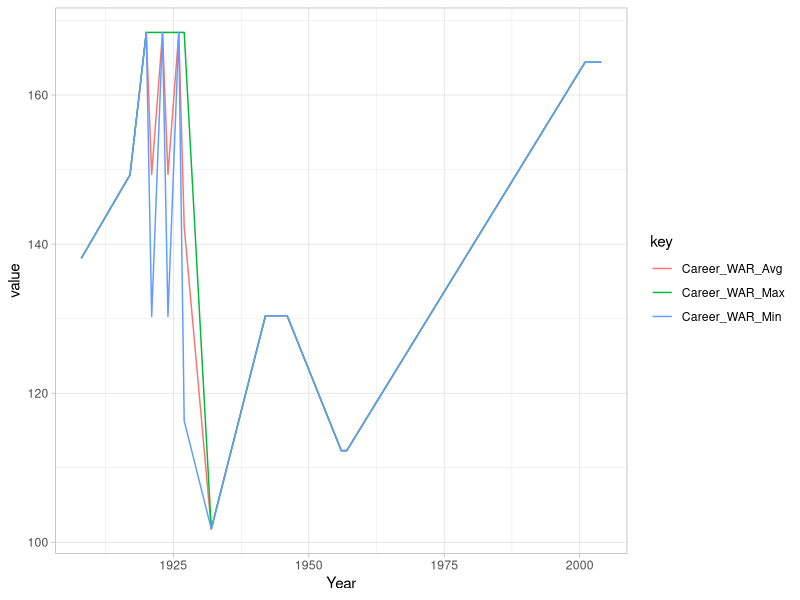
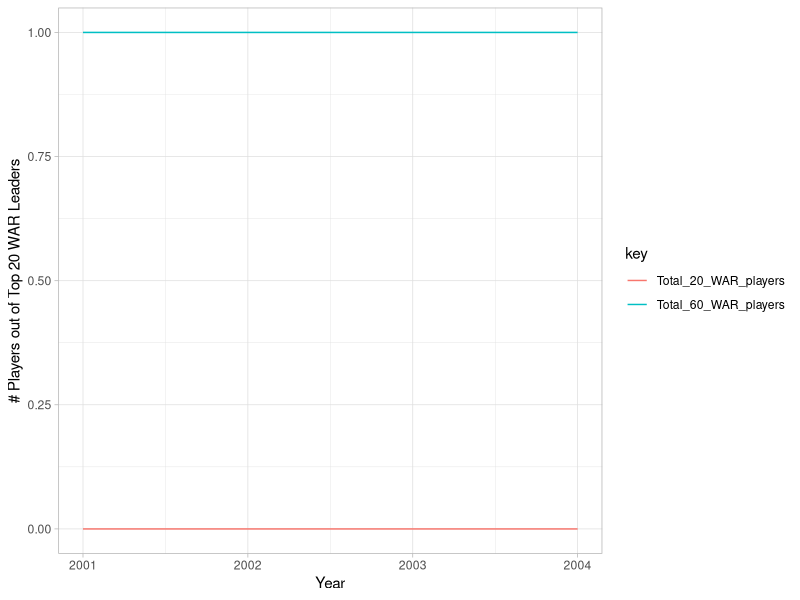

Here is the R script that generated these plots, in order:
## ---- chunk 1
# Libraries
library(tidyverse)

# Import data
season <- read.csv("../data/all_qualified_batter_seasons_fangraphs.csv", stringsAsFactors = FALSE)
colnames(season)[1] <- "Year"

career <- read.csv("../data/career_war_200_PA_min_fangraphs.csv", stringsAsFactors = FALSE)
colnames(career)[1] <- "Name"
## ---- chunk 2
# Create binary variable denoting players with greater than 50 career war
career <- career %>% select(Name, G, PA, WAR, playerid) %>% mutate(WAR_50_greater = ifelse(WAR >= 50, 1, 0),
                                                                   WAR_60_greater = ifelse(WAR >= 60, 1, 0),
                            WAR_20_less = ifelse(WAR <= 20, 1, 0))
colnames(career)[2:4] <- paste0(colnames(career)[2:4], "_career")

# Pick needed variables from season dataset
season <- season %>% select(Year, Team, G, PA, WAR, playerid)

# Get top 20 player-seasons per year
top_of_league <- season %>% group_by(Year) %>% group_by(WAR_rank = rank(desc(WAR))) %>% filter(WAR_rank <= 20)

# Merge top_of_league with career to add career WAR information to top_of_league dataset
top_of_league <- merge(top_of_league, career, by = "playerid", all.x = TRUE)
## ---- chunk 3
# Get metrics per year
career_metrics_by_year <- top_of_league %>% group_by(Year) %>% summarize(Career_WAR_Avg = mean(WAR_career),
                                                                         Career_WAR_Min = min(WAR_career),
                                                                         Career_WAR_Max = max(WAR_career),
                                                                         Total_50_WAR_players = sum(WAR_50_greater),
                                                                         Total_60_WAR_players = sum(WAR_60_greater),
                                                                         Total_20_WAR_players = sum(WAR_20_less)) %>% 
  filter(Year >= 1904)
# Convert to long format with tidyr for plotting
career_metrics_by_year_long <- career_metrics_by_year %>% gather(key = "key", value = "value", -Year)
## ---- chunk 4
# Visualize using ggplot
ggplot(career_metrics_by_year_long %>% filter(key %in% c("Career_WAR_Avg", "Career_WAR_Min", "Career_WAR_Max")), 
       aes(x = Year, y=value, col=key)) + geom_line() + theme_light()
## ---- chunk 5
ggplot(career_metrics_by_year_long %>% filter(key %in% c("Total_60_WAR_players", "Total_20_WAR_players"), Year >= 1990), 
       aes(x = Year, y=value, col=key)) + geom_line() + theme_light() + labs(y = "# Players out of Top 20 WAR Leaders")
